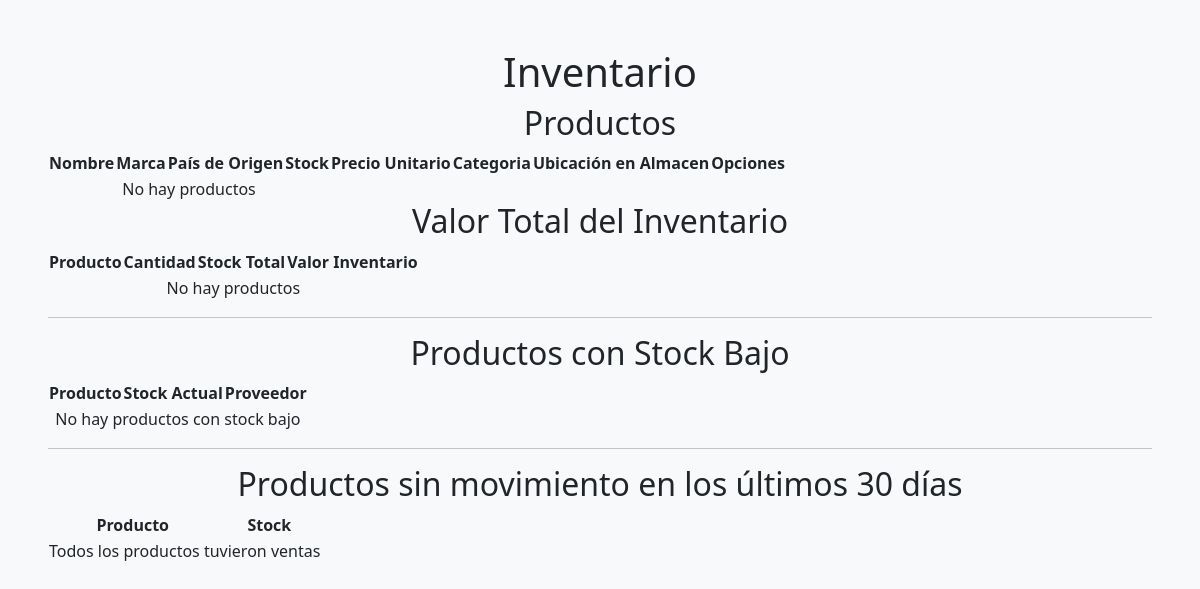
The app's page /inventario/ (signed in), older data.
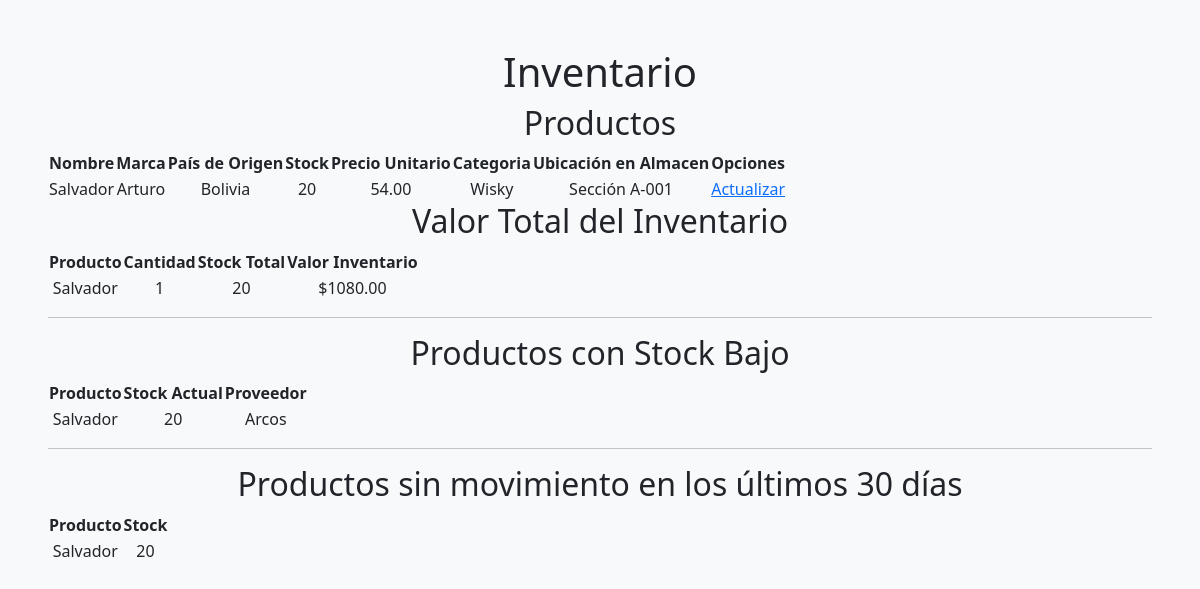
The same page, newer data.
### dashboard/models.py (models this page shows, shortened)
class Productos(models.Model):
    proveedor_id = models.ForeignKey(Proveedores, on_delete=models.CASCADE, null=False)
    categoria_id = models.ForeignKey(Categorias, on_delete=models.SET_NULL, null=True)
    ubicacion_id = models.ForeignKey(Ubicacion, on_delete=models.SET_NULL, null=True)
    stock = models.IntegerField(null=False)
    nombre = models.CharField(max_length=80, null=False)
    marca = models.CharField(max_length=50, null=False)
    origen = models.CharField(max_length=50, null=False)
    precio_unitario = models.DecimalField(max_digits=10, decimal_places=2, null=False)

class Categorias(models.Model):
    nombre = models.CharField(max_length=50, null=False)
    descripcion = models.CharField(max_length=150, null=True)
    CATEGORIAS_ALCOHOL = [
        ('VINO', 'Vino'),
        ('WHISKY', 'Whisky'),
        ('RON', 'Ron'),
        ('VODKA', 'Vodka'),
        ('TEQUILA', 'Tequila'),
        ('CERVEZA', 'Cerveza'),
        ('CHAMPAGNE', 'Champagne'),
        ('COGNAC', 'Cognac'),
        ('GIN', 'Gin'),
        ('LICOR', 'Licor'),
    ]

class Ubicacion(models.Model):
    nombre = models.CharField(max_length=50)
    detalle = models.CharField(max_length=100)
    class Meta:
        verbose_name_plural = "Categorías de Productos"

class Proveedores(models.Model):
    nit = models.CharField(max_length=20, null=False)
    tipo_preedor = models.CharField(max_length=20, null=False)
    nombre = models.CharField(max_length=50, null=False)
    apellido1 = models.CharField(max_length=50, null=True)
    apellido2 = models.CharField(max_length=50, null=True)
    pais = models.CharField(max_length=50, null=False)
    contacto = models.CharField(max_length=200, null=False)
    telefono = models.CharField(max_length=20, null=False)
    correo = models.EmailField(null=False)
    fecha_registro = models.DateTimeField(auto_now_add=True)
    class Meta:
        verbose_name_plural = "Proveedores"

### dashboard/controls/inventario.py (the view)
# urls.py: path('inventario/', inventario.inventario, name='inventario'),
@login_required
def inventario(request):
    stock_minimo = 40
    productos = Productos.objects.all(
    ).order_by('-nombre')
    valor_total_inventario = Productos.objects.all(
    ).annotate(
        cantidad=Count('id'),
        stock_total=Sum('stock'),
        valor_inventario=Sum(F('stock') * F('precio_unitario'))
    ).order_by('-stock_total')
    productos_reorden = Productos.objects.filter(
        stock__lte= stock_minimo,
    ).select_related('proveedor_id').order_by('stock')
    hace_un_mes = timezone.now() - timedelta(days=30)
    productos_con_ventas = Detalle_Ventas.objects.filter(
        venta_id__fecha__gte=hace_un_mes
    ).values_list('producto_id', flat=True).distinct()
    productos_sin_movimiento = Productos.objects.all(
    ).exclude(
        id__in=productos_con_ventas
    ).order_by('-stock')[:20]
    """
    for tipo_display in Productos.TIPOS_ALCOHOL:
    tipo_code = tipo_display[0]
    productos = Producto.objects.filter(tipo=tipo_code, activo=True)

    stock_promedio = productos.aggregate(Avg('stock_actual'))['stock_actual__avg'] or 0
    ventas_mes = DetalleVenta.objects.filter(
        producto__tipo=tipo_code,
        venta__fecha__gte=timezone.now() - timedelta(days=30)
    ).aggregate(Sum('cantidad'))['cantidad__sum'] or 0

    rotacion = (ventas_mes / stock_promedio) if stock_promedio > 0 else 0

    rotacion_por_tipo.append({
        'tipo': tipo_display[1],
        'stock_promedio': round(stock_promedio, 2),
        'ventas_mes': ventas_mes,
        'rotacion': round(rotacion, 2)
    })
    """
    context = {
        'productos': productos,
        'valor_total_inventario': valor_total_inventario,
        'productos_reorden': productos_reorden,
        'productos_sin_movimiento': productos_sin_movimiento,
    }
    return render(request, 'dashboard/inventario/inventario.html', context)

### dashboard/templates/dashboard/inventario/inventario.html
{% extends 'dashboard/extends/base.html' %}
{% load static %}
{% block content %}
<div class="p-5 text-center">
    <h1>Inventario</h1>
    <h2>Productos</h2>
    <table>
        <thead>
            <tr>
                <th>Nombre</th>
                <th>Marca</th>
                <th>País de Origen</th>
                <th>Stock</th>
                <th>Precio Unitario</th>
                <th>Categoria</th>
                <th>Ubicación en Almacen</th>
                <th>Opciones</th>
            </tr>
        </thead>
        <tbody>
            {% for producto in valor_total_inventario %}
            <tr>
                <td>{{ producto.nombre }}</td>
                <td>{{ producto.marca }}</td>
                <td>{{ producto.origen }}</td>
                <td>{{ producto.stock }}</td>
                <td>{{ producto.precio_unitario}}</td>
                <td>{{ producto.categoria_id.nombre }}</td>
                <td>{{ producto.ubicacion_id.nombre }}</td>
                <td>
                    <a href="{% url 'dashboard:inventario.producto.editar' producto.id %}">Actualizar</a>
                </td>
            </tr>
            {% empty %}
            <tr><td colspan="4">No hay productos</td></tr>
            {% endfor %}
        </tbody>
    </table>
    <h2>Valor Total del Inventario</h2>
    <table>
        <thead>
            <tr>
                <th>Producto</th>
                <th>Cantidad</th>
                <th>Stock Total</th>
                <th>Valor Inventario</th>
            </tr>
        </thead>
        <tbody>
            {% for producto in valor_total_inventario %}
            <tr>
                <td>{{ producto.nombre }}</td>
                <td>{{ producto.cantidad }}</td>
                <td>{{ producto.stock_total }}</td>
                <td>${{ producto.valor_inventario|floatformat:2 }}</td>
            </tr>
            {% empty %}
            <tr><td colspan="4">No hay productos</td></tr>
            {% endfor %}
        </tbody>
    </table>
    <hr>
    <h2>Productos con Stock Bajo</h2>
    <table>
        <thead>
            <tr>
                <th>Producto</th>
                <th>Stock Actual</th>
                <th>Proveedor</th>
            </tr>
        </thead>
        <tbody>
            {% for producto in productos_reorden %}
            <tr>
                <td>{{ producto.nombre }}</td>
                <td>{{ producto.stock }}</td>
                <td>{{ producto.proveedor_id.nombre }}</td>
            </tr>
            {% empty %}
            <tr><td colspan="3">No hay productos con stock bajo</td></tr>
            {% endfor %}
        </tbody>
    </table>
    <hr>
    <h2>Productos sin movimiento en los últimos 30 días</h2>
    <table>
        <thead>
            <tr>
                <th>Producto</th>
                <th>Stock</th>
            </tr>
        </thead>
        <tbody>
            {% for producto in productos_sin_movimiento %}
            <tr>
                <td>{{ producto.nombre }}</td>
                <td>{{ producto.stock }}</td>
            </tr>
            {% empty %}
            <tr><td colspan="2">Todos los productos tuvieron ventas</td></tr>
            {% endfor %}
        </tbody>
    </table>
</div>
{% endblock %}

### dashboard/templates/dashboard/extends/base.html (shortened to what this page needs)
{% load static %}
<!DOCTYPE html>
<html lang="es">
<head>
    <link href="https://cdn.jsdelivr.net/npm/bootstrap@5.3.0/dist/css/bootstrap.min.css" rel="stylesheet">
    <link rel="stylesheet" href="https://cdn.jsdelivr.net/npm/bootstrap-icons@1.11.0/font/bootstrap-icons.css">
    <link rel="stylesheet" href="{% static '/styles/dashboard.css' %}">
</head>
<body>
    {% block content %}
    {% endblock %}
</body>
</html>

### dashboard/static/styles/dashboard.css (style rules this page uses)
:root { --primary-color: #2c3e50; --secondary-color: #3498db; --success-color: #27ae60; --warning-color: #f39c12; --danger-color: #e74c3c; }
body { background-color: #f8f9fa; font-family: 'Segoe UI', Tahoma, Geneva, Verdana, sans-serif; }

Row changes from the older to the newer data that the page shows:
added Productos: nombre "Salvador", marca "Arturo", origen "Bolivia", stock "20", precio_unitario "54.00", categoria_id.nombre "Wisky", ubicacion_id.nombre "Sección A-001", cantidad "1", stock_total "20", valor_inventario "1080.00", proveedor_id.nombre "Arcos"
Text that changed along with them:
text no longer shown: "No hay productos No hay productos No hay productos con stock bajo Todos los productos tuvieron ventas"
